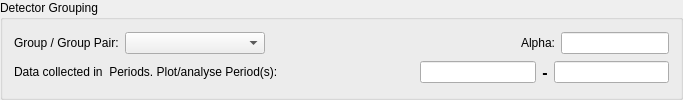
           <widget class="QGroupBox" name="groupBox_3">
            <property name="sizePolicy">
             <sizepolicy hsizetype="Preferred" vsizetype="Expanding">
              <horstretch>0</horstretch>
              <verstretch>0</verstretch>
             </sizepolicy>
            </property>
            <property name="title">
             <string>Detector Grouping</string>
            </property>
            <layout class="QVBoxLayout" name="verticalLayout_5">
             <item>
              <layout class="QHBoxLayout" name="horizontalLayout_5">
               <item>
                <widget class="QLabel" name="label">
                 <property name="toolTip">
                  <string>&lt;!DOCTYPE HTML PUBLIC &quot;-//W3C//DTD HTML 4.0//EN&quot; &quot;http://www.w3.org/TR/REC-html40/strict.dtd&quot;&gt;
&lt;html&gt;&lt;head&gt;&lt;meta name=&quot;qrichtext&quot; content=&quot;1&quot; /&gt;&lt;style type=&quot;text/css&quot;&gt;
p, li { white-space: pre-wrap; }
&lt;/style&gt;&lt;/head&gt;&lt;body style=&quot; font-family:'MS Shell Dlg 2'; font-size:8.25pt; font-weight:400; font-style:normal;&quot;&gt;
&lt;p style=&quot; margin-top:0px; margin-bottom:0px; margin-left:0px; margin-right:0px; -qt-block-indent:0; text-indent:0px;&quot;&gt;&lt;span style=&quot; font-size:8pt;&quot;&gt;Lists valid groups and group-pairs &lt;/span&gt;&lt;/p&gt;
&lt;p style=&quot; margin-top:0px; margin-bottom:0px; margin-left:0px; margin-right:0px; -qt-block-indent:0; text-indent:0px;&quot;&gt;&lt;span style=&quot; font-size:8pt;&quot;&gt;as defined in the Grouping &lt;/span&gt;&lt;/p&gt;
&lt;p style=&quot; margin-top:0px; margin-bottom:0px; margin-left:0px; margin-right:0px; -qt-block-indent:0; text-indent:0px;&quot;&gt;&lt;span style=&quot; font-size:8pt;&quot;&gt;Options tab.&lt;/span&gt;&lt;/p&gt;&lt;/body&gt;&lt;/html&gt;</string>
                 </property>
                 <property name="text">
                  <string>Group / Group Pair:</string>
                 </property>
                </widget>
               </item>
               <item>
                <widget class="QComboBox" name="frontGroupGroupPairComboBox">
                 <property name="sizePolicy">
                  <sizepolicy hsizetype="Expanding" vsizetype="Fixed">
                   <horstretch>0</horstretch>
                   <verstretch>0</verstretch>
                  </sizepolicy>
                 </property>
                 <property name="minimumSize">
                  <size>
                   <width>140</width>
                   <height>0</height>
                  </size>
                 </property>
                </widget>
               </item>
               <item>
                <spacer name="horizontalSpacer_5">
                 <property name="orientation">
                  <enum>Qt::Horizontal</enum>
                 </property>
                 <property name="sizeType">
                  <enum>QSizePolicy::Expanding</enum>
                 </property>
                 <property name="sizeHint" stdset="0">
                  <size>
                   <width>250</width>
                   <height>20</height>
                  </size>
                 </property>
                </spacer>
               </item>
               <item>
                <widget class="QLabel" name="frontAlphaLabel">
                 <property name="text">
                  <string>Alpha:</string>
                 </property>
                </widget>
               </item>
               <item>
                <widget class="QLineEdit" name="frontAlphaNumber">
                 <property name="maximumSize">
                  <size>
                   <width>16777215</width>
                   <height>16777215</height>
                  </size>
                 </property>
                </widget>
               </item>
              </layout>
             </item>
             <item>
              <layout class="QHBoxLayout" name="horizontalLayout_4">
               <item>
                <widget class="QLabel" name="homePeriodsLabel">
                 <property name="sizePolicy">
                  <sizepolicy hsizetype="Fixed" vsizetype="Preferred">
                   <horstretch>0</horstretch>
                   <verstretch>0</verstretch>
                  </sizepolicy>
                 </property>
                 <property name="minimumSize">
                  <size>
                   <width>400</width>
                   <height>0</height>
                  </size>
                 </property>
                 <property name="toolTip">
                  <string>&lt;!DOCTYPE HTML PUBLIC &quot;-//W3C//DTD HTML 4.0//EN&quot; &quot;http://www.w3.org/TR/REC-html40/strict.dtd&quot;&gt;
&lt;html&gt;&lt;head&gt;&lt;meta name=&quot;qrichtext&quot; content=&quot;1&quot; /&gt;&lt;style type=&quot;text/css&quot;&gt;
p, li { white-space: pre-wrap; }
&lt;/style&gt;&lt;/head&gt;&lt;body style=&quot; font-family:'MS Shell Dlg 2'; font-size:8pt; font-weight:400; font-style:normal;&quot;&gt;
&lt;p style=&quot; margin-top:0px; margin-bottom:0px; margin-left:0px; margin-right:0px; -qt-block-indent:0; text-indent:0px;&quot;&gt;For single period data only the 1st &lt;/p&gt;
&lt;p style=&quot; margin-top:0px; margin-bottom:0px; margin-left:0px; margin-right:0px; -qt-block-indent:0; text-indent:0px;&quot;&gt;Plot/Analyse Period edit box &lt;/p&gt;
&lt;p style=&quot; margin-top:0px; margin-bottom:0px; margin-left:0px; margin-right:0px; -qt-block-indent:0; text-indent:0px;&quot;&gt;is active. For multi period data both &lt;/p&gt;
&lt;p style=&quot; margin-top:0px; margin-bottom:0px; margin-left:0px; margin-right:0px; -qt-block-indent:0; text-indent:0px;&quot;&gt;the boxes are enabled. Use &lt;/p&gt;
&lt;p style=&quot; margin-top:0px; margin-bottom:0px; margin-left:0px; margin-right:0px; -qt-block-indent:0; text-indent:0px;&quot;&gt;these fields to plot the &lt;/p&gt;
&lt;p style=&quot; margin-top:0px; margin-bottom:0px; margin-left:0px; margin-right:0px; -qt-block-indent:0; text-indent:0px;&quot;&gt;combination of several &lt;/p&gt;
&lt;p style=&quot; margin-top:0px; margin-bottom:0px; margin-left:0px; margin-right:0px; -qt-block-indent:0; text-indent:0px;&quot;&gt;timing periods.&lt;/p&gt;&lt;/body&gt;&lt;/html&gt;</string>
                 </property>
                 <property name="text">
                  <string>Data collected in &lt;n&gt; Periods. Plot/analyse Period(s):</string>
                 </property>
                </widget>
               </item>
               <item>
                <widget class="QLineEdit" name="homePeriodBox1">
                 <property name="toolTip">
                  <string>&lt;html&gt;&lt;head/&gt;&lt;body&gt;&lt;p&gt;Comma-separated list of periods to sum&lt;/p&gt;&lt;/body&gt;&lt;/html&gt;</string>
                 </property>
                </widget>
               </item>
               <item>
                <widget class="QLabel" name="label_minus">
                 <property name="font">
                  <font>
                   <pointsize>12</pointsize>
                   <weight>75</weight>
                   <bold>true</bold>
                  </font>
                 </property>
                 <property name="toolTip">
                  <string>&lt;html&gt;&lt;head/&gt;&lt;body&gt;&lt;p&gt;The set of periods on the right &lt;/p&gt;&lt;p&gt;will be subtracted from the set&lt;/p&gt;&lt;p&gt;of periods on the left.&lt;/p&gt;&lt;/body&gt;&lt;/html&gt;</string>
                 </property>
                 <property name="text">
                  <string>-</string>
                 </property>
                 <property name="alignment">
                  <set>Qt::AlignCenter</set>
                 </property>
                </widget>
               </item>
               <item>
                <widget class="QLineEdit" name="homePeriodBox2">
                 <property name="toolTip">
                  <string>&lt;html&gt;&lt;head/&gt;&lt;body&gt;&lt;p&gt;Comma-separated list of periods,&lt;/p&gt;&lt;p&gt;the sum of which will be subtracted&lt;/p&gt;&lt;p&gt;from the set on the left hand side.&lt;/p&gt;&lt;/body&gt;&lt;/html&gt;</string>
                 </property>
                </widget>
               </item>
              </layout>
             </item>
            </layout>
           </widget>
